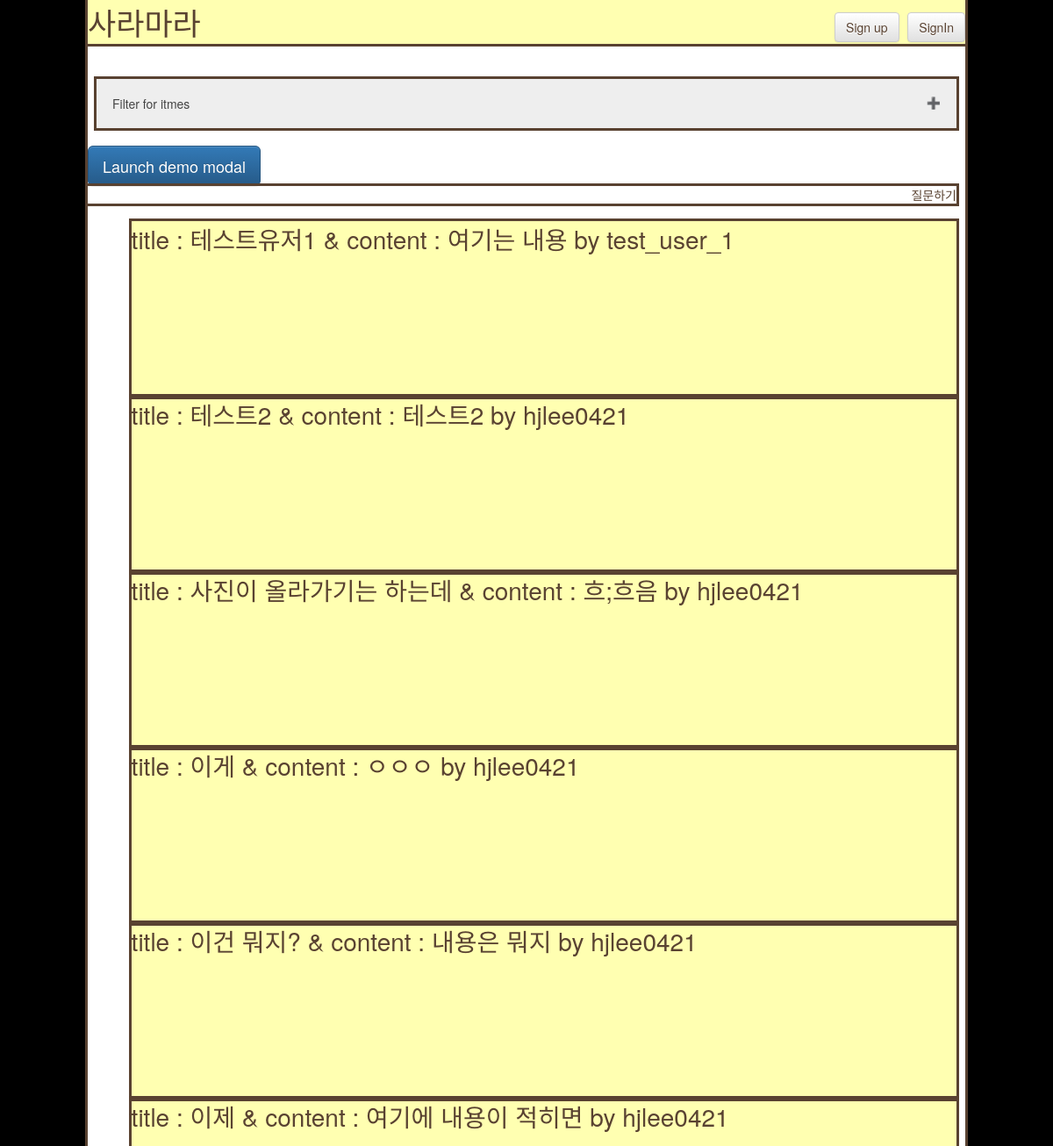
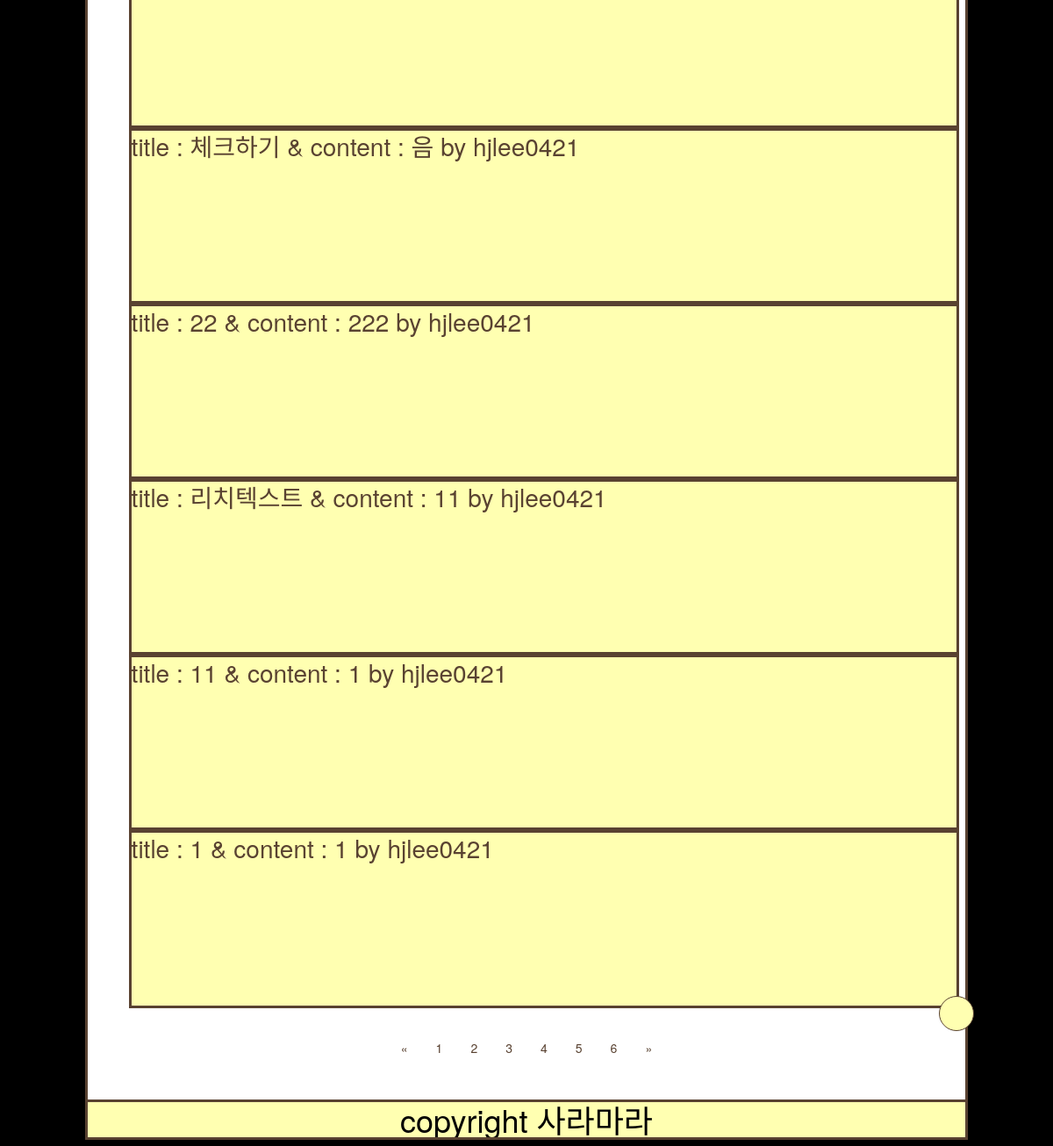
The page / on the database its author committed (2 pictures, top to bottom).
### posts/models.py (models this page shows, shortened)
class Post(models.Model):
    author = models.ForeignKey(
        settings.AUTH_USER_MODEL, on_delete=models.CASCADE)  # 추천!
    title = models.CharField(max_length=128)
    content = models.TextField()
    price = models.CharField(max_length=128, default='NA', null=True)
    brand = models.CharField(max_length=128, default='NA', null=True)
    link = models.CharField(
        max_length=128, blank=True, null=True)
    pup_date = models.DateTimeField(auto_now_add=True,
                                    verbose_name='date published')
    sara = models.TextField(blank=True, null=True)
    mara = models.TextField(blank=True, null=True)
    sara_cnt = models.IntegerField(default=0)
    mara_cnt = models.IntegerField(default=0)
    ckcontent = RichTextField(blank=True, null=True)
    CATEGORY_CHOICES = (
        ('상의', '상의'),
        ('하의', '하의'),
        ('신발', '신발'),
        ('기타', '기타'),
    )
    category = models.CharField(
        max_length=128, choices=CATEGORY_CHOICES, default='상의', null=False)
    class Meta:
        ordering = ['-id']

class User(AbstractUser):
    gender = models.IntegerField(default=0)
    age = models.IntegerField(default=0)

### posts/views.py (the view)
# urls.py: path('', views.IndexView.as_view(), name='index'),
class IndexView(generic.ListView):
    template_name = 'posts/index.html'
    context_object_name = 'latest_post_list'
    def get_queryset(self):
        return Post.objects.all()  # .order_by('-id')

### posts/templates/posts/index.html (shortened to what this page needs)
{% extends 'posts/base.html' %} {% block content %}
<br />
<div class="items-sort">
  <button class="accordion">Filter for itmes</button>
</div>
<br />
<button
  type="button"
  class="btn btn-primary btn-lg"
  data-toggle="modal"
  data-target="#myModal"
>
  Launch demo modal
</button>
<div class="ask-list">
  {% if user.is_authenticated %}
  <a href="{% url 'posts:ask' %}">질문하기</a>
  {% else %}
  <a href="{% url 'susers:signin' %}">질문하기</a>
  {% endif %}
</div>
<br />
<div class="items-wrap">
  {% if latest_post_list %}
  <ul>
    {% for post in latest_post_list %}
    <a href="{% url 'posts:detail' post.id %}"
      ><div class="single-item">
        title : {{post.title}} & content : {{post.content}} by {{post.author}}
      </div>
    </a>
    {% endfor %}
  </ul>
  {% else %}
  <p>no posts are available</p>
  {% endif %}
</div>
<div class="wrap-pagination">
  <div class="pagination">
    <a href="#">&laquo;</a>
    <a href="#">1</a>
    <a href="#">2</a>
    <a href="#">3</a>
    <a href="#">4</a>
    <a href="#">5</a>
    <a href="#">6</a>
    <a href="#">&raquo;</a>
  </div>
</div>
{% endblock %}

### posts/static/posts/style.css (style rules this page uses)
body { display: block; margin: 1%; background-color: #000000; }
.items-sort { outline-style: solid; outline-color: #594231; width: 98%; margin: 0 auto; }
.accordion { background-color: #eee; color: #444; cursor: pointer; padding: 18px; width: 100%; height: auto; text-align: left; border: none; outline: none; transition: 0.4s; }
.accordion:after { content: "\02795"; font-size: 13px; color: #777; float: right; margin-left: 5px; }
.ask-list { outline-style: solid; outline-color: #594231; text-align: right; width: 99%; }
.items-wrap { margin: 0 auto; }
.single-item { outline-style: solid; outline-color: #594231; background-color: #ffffb1; height: 200px; width: 98%; max-width: 1000px; display: block; font-size: 2em; margin: 0 auto; }
.wrap-pagination { text-align: center; }
.pagination { display: inline-block; }
.pagination a { color: black; float: left; padding: 8px 16px; text-decoration: none; }
a { color: #594231; text-decoration: none; }
a:link { color: #594231; text-decoration: none; }

### rows shown on the page
Post: title "테스트유저1", content "여기는 내용", author "test_user_1"
Post: title "테스트2", content "테스트2", author "hjlee0421"
Post: title "사진이 올라가기는 하는데", content "흐;흐음", author "hjlee0421"
Post: title "이게", content "ㅇㅇㅇ", author "hjlee0421"
Post: title "이건 뭐지?", content "내용은 뭐지", author "hjlee0421"
Post: title "이제", content "여기에 내용이 적히면", author "hjlee0421"
Post: title "체크하기", content "음", author "hjlee0421"
Post: title "22", content "222", author "hjlee0421"
Post: title "리치텍스트", content "11", author "hjlee0421"
Post: title "11", content "1", author "hjlee0421"
Post: title "1", content "1", author "hjlee0421"
